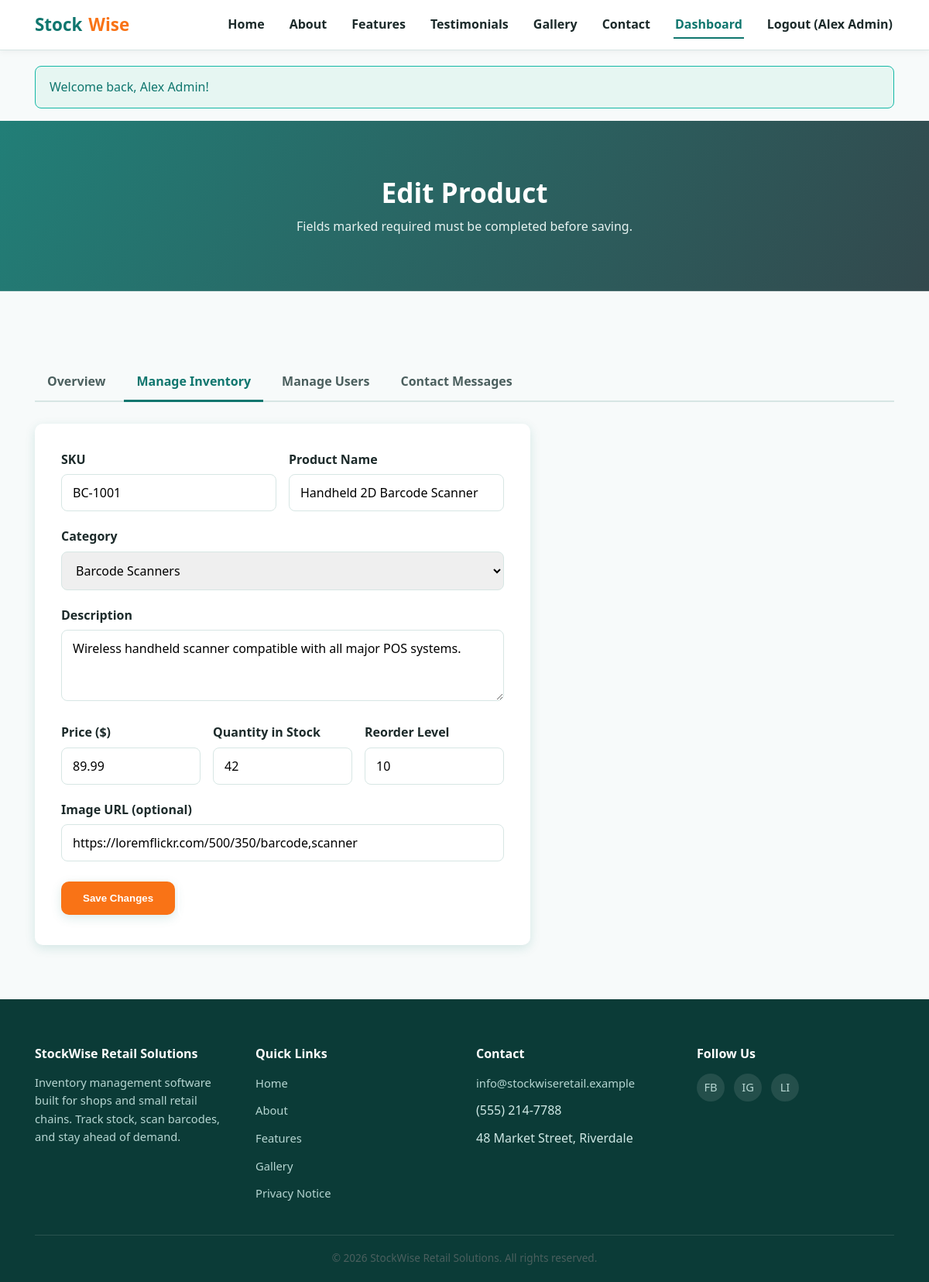
Page /admin/product_form.php?id=1 (signed in) on the committed database.
### tables this page shows
CREATE TABLE products (
    id             INT AUTO_INCREMENT PRIMARY KEY,
    sku            VARCHAR(40)  NOT NULL UNIQUE,
    name           VARCHAR(150) NOT NULL,
    category_id    INT NULL,
    description    TEXT NULL,
    price          DECIMAL(10,2) NOT NULL DEFAULT 0.00,
    quantity       INT NOT NULL DEFAULT 0,
    reorder_level  INT NOT NULL DEFAULT 5,
    image_url      VARCHAR(255) NULL,
    created_by     INT NULL,
    created_at     TIMESTAMP NOT NULL DEFAULT CURRENT_TIMESTAMP,
    updated_at     TIMESTAMP NOT NULL DEFAULT CURRENT_TIMESTAMP ON UPDATE CURRENT_TIMESTAMP,
    CONSTRAINT fk_products_category FOREIGN KEY (category_id) REFERENCES categories(id) ON DELETE SET NULL,
    CONSTRAINT fk_products_created_by FOREIGN KEY (created_by) REFERENCES users(id) ON DELETE SET NULL
);

CREATE TABLE categories (
    id    INT AUTO_INCREMENT PRIMARY KEY,
    name  VARCHAR(80) NOT NULL UNIQUE
);

### includes/functions.php (called while the page is built, shortened)
<?php
function h($value)
{
    return htmlspecialchars($value ?? '', ENT_QUOTES, 'UTF-8');
}

### admin/product_form.php (the view, shortened to what this page needs)
<?php
require_once __DIR__ . '/../includes/functions.php';
require_once __DIR__ . '/../config/db.php';
$categories = $pdo->query('SELECT id, name FROM categories ORDER BY name')->fetchAll();
$editId  = isset($_GET['id']) ? (int) $_GET['id'] : 0;
$isEdit  = $editId > 0;
$product = [
    'sku' => '', 'name' => '', 'category_id' => '', 'description' => '',
    'price' => '', 'quantity' => '', 'reorder_level' => 5, 'image_url' => '',
];
if ($isEdit) {
    $stmt = $pdo->prepare('SELECT * FROM products WHERE id = ?');
    $stmt->execute([$editId]);
    $existing = $stmt->fetch();
    $product = $existing;
}
require __DIR__ . '/../includes/header.php';
?>
<section class="page-banner">
  <h1><?= $isEdit ? 'Edit Product' : 'Add New Product' ?></h1>
  <p>Fields marked required must be completed before saving.</p>
</section>
<section>
  <div class="container">
    <nav class="dash-tabs" aria-label="Admin sections">
      <a href="dashboard.php">Overview</a>
      <a href="inventory.php" class="active">Manage Inventory</a>
      <a href="users.php">Manage Users</a>
      <a href="messages.php">Contact Messages</a>
    </nav>
    <div class="contact-form" style="max-width:640px;">
      <form method="post" action="product_form.php<?= $isEdit ? '?id=' . (int) $editId : '' ?>" novalidate>
        <div class="form-row">
          <div class="form-group">
            <label for="sku">SKU</label>
            <input type="text" id="sku" name="sku" required value="<?= h($product['sku']) ?>">
          </div>
          <div class="form-group">
            <label for="name">Product Name</label>
            <input type="text" id="name" name="name" required minlength="2" value="<?= h($product['name']) ?>">
          </div>
        </div>
        <div class="form-group">
          <label for="category_id">Category</label>
          <select id="category_id" name="category_id">
            <?php foreach ($categories as $c): ?>
              <option value="<?= (int) $c['id'] ?>" <?= (int) $product['category_id'] === (int) $c['id'] ? 'selected' : '' ?>><?= h($c['name']) ?></option>
            <?php endforeach; ?>
          </select>
        </div>
        <div class="form-group">
          <label for="description">Description</label>
          <textarea id="description" name="description" rows="3"><?= h($product['description']) ?></textarea>
        </div>
        <div class="form-row">
          <div class="form-group">
            <label for="price">Price ($)</label>
            <input type="number" id="price" name="price" step="0.01" min="0" required value="<?= h($product['price']) ?>">
          </div>
          <div class="form-group">
            <label for="quantity">Quantity in Stock</label>
            <input type="number" id="quantity" name="quantity" min="0" required value="<?= h($product['quantity']) ?>">
          </div>
          <div class="form-group">
            <label for="reorder_level">Reorder Level</label>
            <input type="number" id="reorder_level" name="reorder_level" min="0" required value="<?= h($product['reorder_level']) ?>">
          </div>
        </div>
        <div class="form-group">
          <label for="image_url">Image URL (optional)</label>
          <input type="url" id="image_url" name="image_url" value="<?= h($product['image_url']) ?>" placeholder="https://...">
        </div>
        <button type="submit" class="btn btn-primary"><?= $isEdit ? 'Save Changes' : 'Add Product' ?></button>
        <a href="inventory.php" class="btn btn-outline">Cancel</a>
      </form>
    </div>
  </div>
</section>
<?php require __DIR__ . '/../includes/footer.php'; ?>

### css/style.css (style rules this page uses)
* { margin: 0; padding: 0; box-sizing: border-box; }
:root { --color-primary: #0f766e; --color-primary-light: #14b8a6; --color-accent: #f97316; --color-accent-dark: #c2410c; --color-bg: #f7fafa; --color-bg-alt: #eef6f5; --color-text: #1c2a2a; --color-text-light: #4b5f5e; --color-white: #ffffff; --color-border: #d7e6e4; --shadow-soft: 0 4px 14px rgba(15, 118, 110, 0.15); --shadow-strong: 0 10px 25px rgba(15, 118, 110, 0.25); --radius: 10px; }
html { scroll-behavior: smooth; }
body { font-family: "Segoe UI", Arial, Helvetica, sans-serif; background-color: var(--color-bg); color: var(--color-text); line-height: 1.6; }
a { text-decoration: none; color: inherit; }
h1, h2, h3, h4 { line-height: 1.25; color: var(--color-text); }
p { color: var(--color-text-light); }
.container { width: 100%; max-width: 1150px; margin: 0 auto; padding: 0 20px; }
.btn { display: inline-block; padding: 12px 26px; border-radius: var(--radius); font-weight: 600; border: 2px solid transparent; cursor: pointer; transition: transform 0.25s ease, box-shadow 0.25s ease, background-color 0.25s ease; }
.btn-primary { background-color: var(--color-accent); color: #fff; box-shadow: var(--shadow-soft); }
.btn-outline { background-color: transparent; border-color: #fff; color: #fff; }
.page-banner { background-image: linear-gradient(120deg, rgba(15, 118, 110, 0.9), rgba(12, 40, 45, 0.8)), url("https://loremflickr.com/1600/500/retail,shelves"); background-size: cover; background-position: center; color: #fff; padding: 70px 20px; text-align: center; }
.page-banner h1 { color: #fff; font-size: 2.2rem; margin-bottom: 10px; }
.page-banner p { color: #e7f3f1; max-width: 650px; margin: 0 auto; }
section { padding: 70px 0; }
.contact-form { background-color: var(--color-white); border-radius: var(--radius); box-shadow: var(--shadow-soft); padding: 34px; }
.form-group { margin-bottom: 20px; }
.form-group label { display: block; font-weight: 600; margin-bottom: 6px; }
.form-group input, .form-group select, .form-group textarea { width: 100%; padding: 12px 14px; border: 1px solid var(--color-border); border-radius: 8px; font-size: 1rem; font-family: inherit; transition: border-color 0.25s ease, box-shadow 0.25s ease; }

### css/app.css (style rules this page uses)
.form-row { display: grid; grid-template-columns: repeat(auto-fit, minmax(160px, 1fr)); gap: 16px; }
.dash-tabs { display: flex; flex-wrap: wrap; gap: 8px; margin: 24px 0 28px; border-bottom: 2px solid var(--color-border); padding-bottom: 0; }
.dash-tabs a { padding: 10px 16px; font-weight: 600; color: var(--color-text-light); border-bottom: 3px solid transparent; margin-bottom: -2px; }
.dash-tabs a.active, .dash-tabs a:hover { color: var(--color-primary); border-bottom-color: var(--color-primary); }

### rows in the picture
products: sku "BC-1001", name "Handheld 2D Barcode Scanner", category_id "Barcode Scanners", description "Wireless handheld scanner compatible with all major POS systems.", price "89.99", quantity "42", reorder_level "10", image_url "https://loremflickr.com/500/350/barcode,scanner"

### other values in the picture
$_SESSION['user_name'] "Alex Admin"
$flash['message'] "Welcome back, Alex Admin!"
